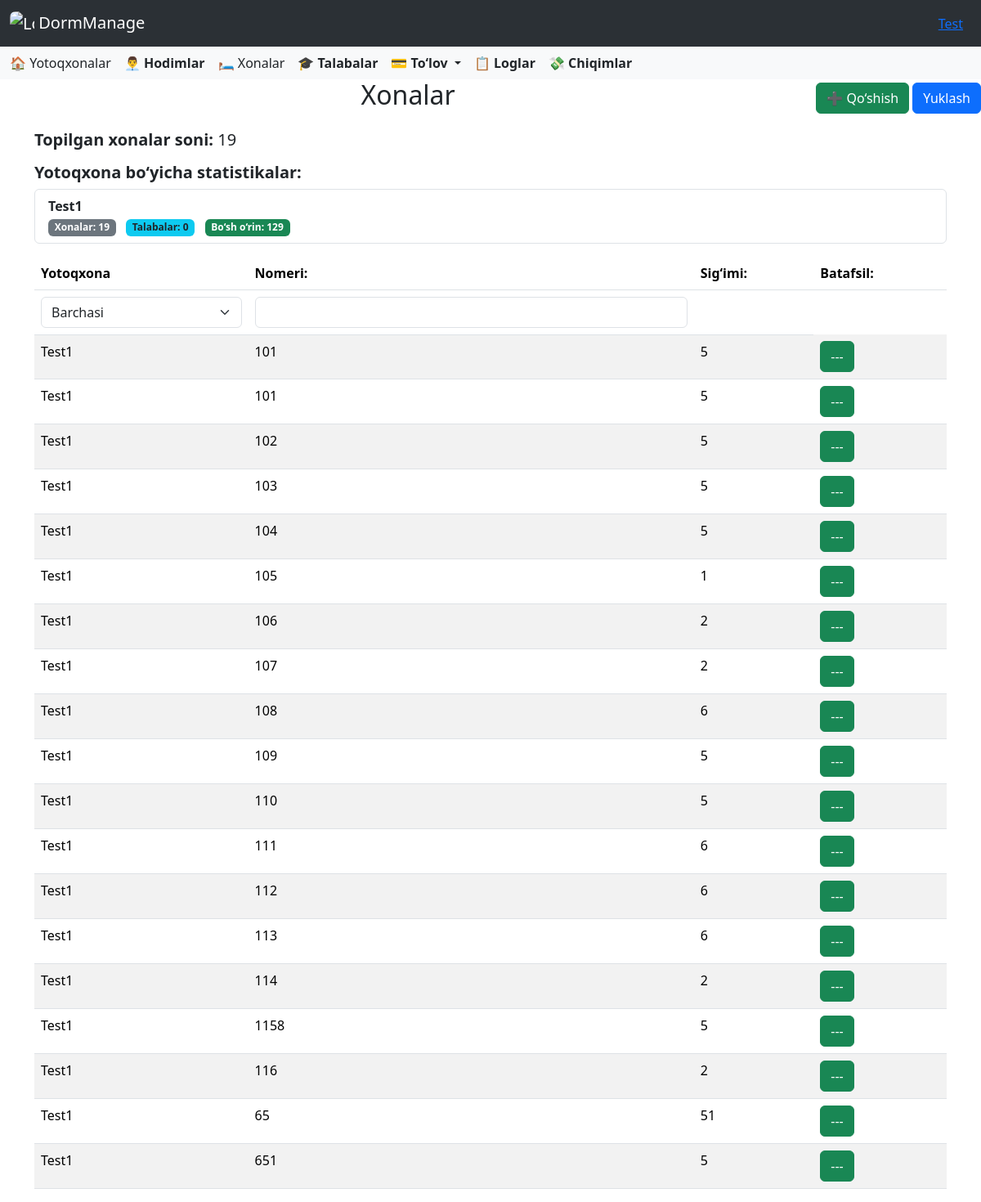
Page /dormitory/rooms/ (signed in) on the committed database.
### accounts/models.py (models this page shows, shortened)
class CustomUser(AbstractUser):
    ROLE_CHOICES = [
        ('director', 'Direktor'),
        ('employee', 'Xodim'),
    ]
    role = models.CharField(
        max_length=10,
        choices=ROLE_CHOICES,
        default='other',
        verbose_name='Lavozim'
    )
    work_start = models.TimeField(
        verbose_name='Ish boshlanish vaqti',
        null=True,
        blank=True
    )
    work_end = models.TimeField(
        verbose_name='Ish tugash vaqti',
        null=True,
        blank=True
    )
    phone_number = models.CharField(
        max_length=20,
        blank=True,
        verbose_name='Telefon raqami'
    )
    hire_date = models.CharField(
        max_length=10,
        null=True,
        blank=True,
        verbose_name='Ishga qabul qilingan sana'
    )
    photo = models.ImageField(
        upload_to=staff_photo_upload_path,
        blank=False,
        null=False,
        verbose_name='Hodim surati'
    )
    salary = models.PositiveIntegerField(
        verbose_name='Maosh',
        null=True,
        blank=True,
        help_text="Hodimning maoshi (so'mda)"
    )
    is_in_dormitory = models.BooleanField(default=False)

### dormitory/models.py (models this page shows, shortened)
class Dormitory(models.Model):
    director = models.ForeignKey(Director, on_delete=models.CASCADE, related_name='dormitories')
    name = models.CharField(max_length=300, blank=False)
    address = models.CharField(max_length=300, blank=False)
    monthly_payment = models.PositiveIntegerField(default=0, verbose_name="Oylik to‘lov miqdori (so'm)")
    default_monthly_payment = models.PositiveIntegerField(
        default=1,
        help_text="Shartnomaga asosan boshlang‘ich oylik to‘lov (so‘mda)"
    )
    last_update_time = models.DateTimeField(blank=True, null=True)

class Room(models.Model):
    dormitory = models.ForeignKey(Dormitory, on_delete=models.CASCADE, related_name='rooms')
    number = models.CharField(max_length=5)
    size = models.PositiveSmallIntegerField()

### dormitory/views.py (the view, shortened to what this page needs)
# urls.py: path('rooms/', RoomListView.as_view(), name='rooms'),
class RoomListView(ListView):
    model = Room
    template_name = 'dormitory/rooms.html'
    context_object_name = 'object_list'
    paginate_by = 20
    def get_queryset(self):
        queryset = super().get_queryset()
        user = self.request.user
        if hasattr(user, 'director'):
            queryset = queryset.filter(dormitory__director=user.director)
        elif hasattr(user, 'employee'):
            queryset = queryset.filter(dormitory=user.employee.dormitory)
        else:
            return Room.objects.none()
        dormitory = self.request.GET.get('dormitory', '').strip()
        number = self.request.GET.get('number', '').strip()
        if dormitory:
            queryset = queryset.filter(dormitory__name__icontains=dormitory)
        if number:
            queryset = queryset.filter(number__icontains=number)
        return queryset.order_by('dormitory__name', 'number')
    def get(self, request, *args, **kwargs):
        if request.GET.get("export") == "excel":
            return self.export_to_excel(self.get_queryset())
        return super().get(request, *args, **kwargs)
    def get_context_data(self, **kwargs):
        context = super().get_context_data(**kwargs)
        user = self.request.user
        if hasattr(user, 'director'):
            dormitories = Dormitory.objects.filter(director=user.director).prefetch_related('rooms')
        elif hasattr(user, 'employee'):
            dormitories = Dormitory.objects.filter(id=user.employee.dormitory_id).prefetch_related('rooms')
        else:
            dormitories = Dormitory.objects.none()
        context["total_count"] = self.get_queryset().count()
        context["dormitories"] = dormitories
        dormitory_stats = []
        for dorm in dormitories:
            rooms = dorm.rooms.all().annotate(occupied_count=Count('students'))
            total_rooms = rooms.count()
            total_students = sum(room.occupied_count for room in rooms)
            total_capacity = sum(room.size for room in rooms)
            empty_slots = total_capacity - total_students
            dormitory_stats.append({
                'name': dorm.name,
                'room_count': total_rooms,
                'student_count': total_students,
                'empty_slots': empty_slots
            })
        context["dormitory_stats"] = dormitory_stats
        return context

### templates/dormitory/rooms.html (shortened to what this page needs)
{% extends "base.html" %}
{% block content %}
<div class="d-flex justify-content-between align-items-center mb-3">
    <h2 class="text-center flex-grow-1">Xonalar</h2>
    <div>
        <button class="btn btn-success" data-bs-toggle="modal" data-bs-target="#addRoomModal">➕ Qo‘shish</button>
        <button id="export-btn" class="btn btn-primary">Yuklash</button>
    </div>
</div>
<div class="container mt-3">
    <h5><strong>Topilgan xonalar soni:</strong> {{ total_count }}</h5>
    <h5 class="mt-3"><strong>Yotoqxona bo‘yicha statistikalar:</strong></h5>
    <ul class="list-group mb-3">
    {% for stat in dormitory_stats %}
    <li class="list-group-item">
        <strong>{{ stat.name }}</strong><br>
        <span class="badge bg-secondary text-white me-2">
            Xonalar: {{ stat.room_count }}
        </span>
        <span class="badge bg-info text-dark me-2">
            Talabalar: {{ stat.student_count }}
        </span>
        <span class="badge bg-success text-white">
            Bo‘sh o‘rin: {{ stat.empty_slots }}
        </span>
    </li>
    {% empty %}
    <li class="list-group-item">Statistik ma'lumot topilmadi.</li>
    {% endfor %}
</ul>
</div>
<div class="container mt-3">
    <form id="search-form" method="get">
        <table class="table table-striped">
            <thead>
                <tr>
                    {% if user.role == 'director' %}
                    <th>Yotoqxona</th>
                    {% endif %}
                    <th>Nomeri:</th>
                    <th>Sig‘imi:</th>
                    <th>Batafsil:</th>
                </tr>
                <tr>
                    {% if user.role == 'director' %}
                    <td>
                        <select name="dormitory" class="form-select search-select" onchange="this.form.submit()">
                            <option value="">Barchasi</option>
                        </select>
                    </td>
                    {% endif %}
                    <td>
  <input type="text" name="number" class="form-control search-input" value="{{ request.GET.number }}">
</td>
                    <td></td>
                </tr>
            </thead>
            <tbody>
                {% for room in object_list %}
                <tr>
                   {% if user.role == 'director' %}
                    <td>{{ room.dormitory.name }}</td>
                   {% endif %}
                    <td>{{ room.number }}</td>
                    <td>{{ room.size }}</td>
                    <td><a href="{% url 'room_detail' room.pk %}" class="btn btn-success">---</a></td>
                </tr>
                {% empty %}
                <tr>
                    <td colspan="{% if user.role == 'director' %} 4 {% else %} 3 {% endif %}" class="text-center">Xonalar topilmadi.</td>
                </tr>
                {% endfor %}
            </tbody>
        </table>
    </form>
</div>
{% endblock %}

### templates/base.html (shortened to what this page needs)
<!DOCTYPE html>
<html lang="en">
<head>
    <link href="https://cdn.jsdelivr.net/npm/bootstrap@5.3.5/dist/css/bootstrap.min.css" rel="stylesheet">
    <link rel="stylesheet" href="https://cdnjs.cloudflare.com/ajax/libs/font-awesome/6.0.0/css/all.min.css">
    <link rel="stylesheet" href="https://cdn.jsdelivr.net/npm/bootstrap-icons@1.10.5/font/bootstrap-icons.css">
    <link href="https://cdn.jsdelivr.net/npm/select2@4.1.0-rc.0/dist/css/select2.min.css" rel="stylesheet" />
</head>
<body>
<nav class="navbar bg-body-tertiary" data-bs-theme="dark">
  <div class="container-fluid">
    <a class="navbar-brand" href="{% url 'dashboard' %}">
      <img src="/media/images/icon.png" alt="Logo" style="width:30px; height:30px; border-radius:7px" class="d-inline-block align-text-top">
      DormManage
    </a>
    <div class="ms-auto" style="margin: 0 10px;">
      <a href="#" class="text-primary text-decoration-underline" data-bs-toggle="modal" data-bs-target="#userInfoModal">
        {{ user.first_name }}
      </a>
    </div>
  </div>
</nav>
<nav class="navbar bg-body-tertiary">
  <div class="container-fluid">
    <div class="d-none d-lg-flex gap-3 align-items-center">
  {% if user.role == 'director' %}
  <a class="nav-link" href="{% url 'dormitories' %}">🏠 Yotoqxonalar</a>
  <a class="nav-link" href="{% url 'employees' %}"><strong>👨‍💼 Hodimlar</strong></a>
  {% endif %}
  <a class="nav-link" href="{% url 'rooms' %}">🛏️ Xonalar</a>
  <a class="nav-link" href="{% url 'students' %}"><strong>🎓 Talabalar</strong></a>
  <div class="nav-item dropdown">
    <a class="nav-link dropdown-toggle" href="#" role="button" data-bs-toggle="dropdown" aria-expanded="false">
      <strong>💳 To‘lov</strong>
    </a>
  </div>
  <a class="nav-link" href="{% url 'logs' %}"><strong>📋 Loglar</strong></a>
  <a class="nav-link" href="{% url 'expense_list' %}"><strong>💸 Chiqimlar</strong></a>
</div>
  </div>
</nav>
{% block content %}
{% endblock %}
</body>
</html>

### rows in the picture
CustomUser: first_name "Test"
Dormitory: name "Test1"
Room: dormitory.name "Test1", number "101", size "5"
Room: dormitory.name "Test1", number "101", size "5"
Room: dormitory.name "Test1", number "102", size "5"
Room: dormitory.name "Test1", number "103", size "5"
Room: dormitory.name "Test1", number "104", size "5"
Room: dormitory.name "Test1", number "105", size "1"
Room: dormitory.name "Test1", number "106", size "2"
Room: dormitory.name "Test1", number "107", size "2"
Room: dormitory.name "Test1", number "108", size "6"
Room: dormitory.name "Test1", number "109", size "5"
Room: dormitory.name "Test1", number "110", size "5"
Room: dormitory.name "Test1", number "111", size "6"
Room: dormitory.name "Test1", number "112", size "6"
Room: dormitory.name "Test1", number "113", size "6"
Room: dormitory.name "Test1", number "114", size "2"
Room: dormitory.name "Test1", number "1158", size "5"
Room: dormitory.name "Test1", number "116", size "2"
Room: dormitory.name "Test1", number "65", size "51"
Room: dormitory.name "Test1", number "651", size "5"

### other values in the picture
{{ total_count }} "19"
{{ stat.room_count }} "19"
{{ stat.student_count }} "0"
{{ stat.empty_slots }} "129"
